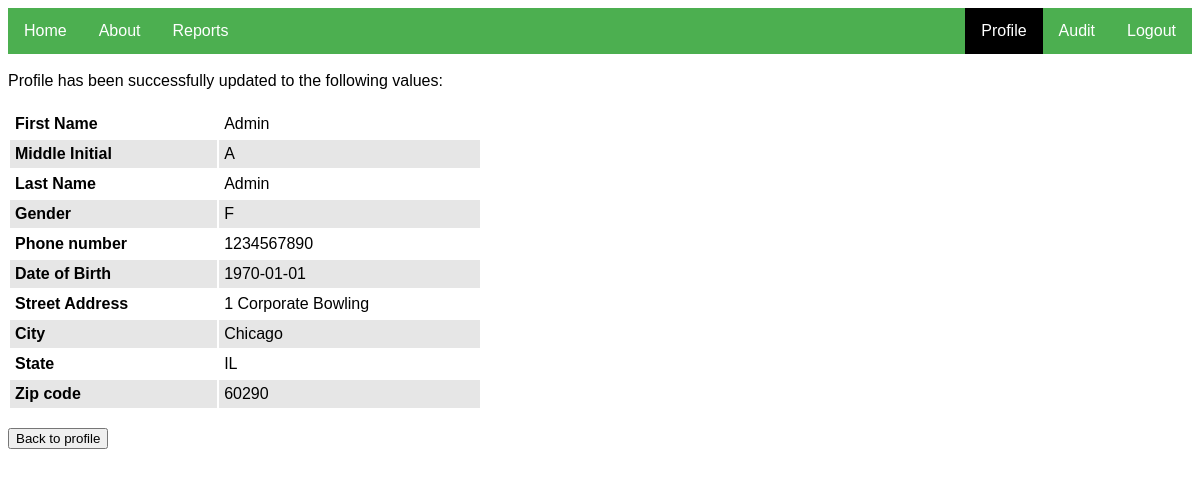
The page /runUpdateProfile.php (signed in) on the database its author committed.
### tables this page shows
CREATE TABLE Players (
  Player_ID           INT             PRIMARY KEY AUTO_INCREMENT,
  Gender              ENUM('F', 'M')  NOT NULL,
  Phone_Number        VARCHAR(15),
  Date_Joined         DATE,
  Date_Of_Birth       DATE            NOT NULL,
  Street_Address      VARCHAR(30)     NOT NULL,
  City                VARCHAR(30)     NOT NULL,
  State               VARCHAR(15)     NOT NULL,
  Zip_Code            INT             NOT NULL,
  First_Name          VARCHAR(30)     NOT NULL,
  Last_Name           VARCHAR(30)     NOT NULL,
  Middle_Initial      VARCHAR(1),
  Email               VARCHAR(30)     NOT NULL UNIQUE,
  Password            VARCHAR(256)    NOT NULL,
  Is_Admin            BOOLEAN         DEFAULT FALSE,
  Reset_Key           VARCHAR(100)    DEFAULT '',
  Date_Added          DATETIME,
  Last_Date_Modified  DATETIME
);

### public_html/databaseFunctions.php (called while the page is built, shortened)
<?php
function connectToDatabase()
{
    if ($GLOBALS['typeOfConnection'] == 'Remote') {
        $servername = "mydbinstance2.cnotb9fanxgq.us-west-2.rds.amazonaws.com:3306/bowling";
        $username = "bowlingdb";
        $password = "bowlingdb";
        $dbname = "bowling";
    } else {
        $servername = "localhost:3307";
        $username = "root";
        $password = "password";
        $dbname = "bowling";
    }
    return new mysqli($servername, $username, $password, $dbname);
}
?>

### public_html/runUpdateProfile.php (the view, shortened to what this page needs)
<?php
if (!isset($_SESSION["sess_user"])) {
    header("location:loginForm.php");
} else { ?>
    <!DOCTYPE html>
    <html lang="en">
    <head>
        <link rel="stylesheet" type="text/css" href="index.css">
        <link rel="stylesheet" type="text/css" href="update.css">
    </head>
    <body>
    <?php
    include 'menuBar.php';
    include 'databaseFunctions.php';
    function getColumnNames($tablename)
    {
        $conn = connectToDatabase();
        $queryAllColumns = "SELECT distinct Column_name FROM Information_schema.columns WHERE Table_name LIKE '$tablename';";
        $allColumns = $conn->query($queryAllColumns);
        $columnNames = array();
        if ($allColumns->num_rows > 0) {
            while ($row = $allColumns->fetch_assoc()) {
                array_push($columnNames, $row["Column_name"]);
            }
        } else {
            echo "0 results";
        }
        return $columnNames;
    }
    function generateUpdateQuery() {
        $username = $_SESSION['sess_user'];
        $columnNames = getColumnNames("Players");
        $updatedFields = array();
        $updatedFieldColumns = array();
        for($i = 0; $i < count($columnNames); $i++) {
            if(isset($_POST[$columnNames[$i]])) {
                $value = trim($_POST[$columnNames[$i]]);
                if($value != "") {
                    array_push($updatedFields, $_POST[$columnNames[$i]]);
                    array_push($updatedFieldColumns, $columnNames[$i]);
                }
            }
        }
        $query = "UPDATE players SET ";
        for($i = 0; $i < count($updatedFields); $i++) {
            $query .= "$updatedFieldColumns[$i] = " . "'" . $updatedFields[$i] . "'";
            if ($i + 1 < count($updatedFields)) {
                $query .= ", ";
            }
        }
        $query .= " WHERE Email = '$username'";
        return $query;
    }
    $conn = connectToDatabase();
    $query = generateUpdateQuery();
    if((mysqli_query($conn, $query) == TRUE)) {
        $username = $_SESSION['sess_user'];
        $query = "SELECT * FROM players WHERE Email = '$username';";
        $result = $conn->query($query);
        echo "<br> Profile has been successfully updated to the following values:<br><br>";
        echo "<table class='updated alternate'>";
        if ($result->num_rows != 0) {
            while ($row = $result->fetch_assoc()) {
                echo "<tr><td><b>First Name</b></td><td>" . $row['First_Name'] . "</td></tr>";
                echo "<tr><td><b>Middle Initial</b></td><td>" . $row['Middle_Initial'] . "</td></tr>";
                echo "<tr><td><b>Last Name</b></td><td>" . $row['Last_Name'] . "</td></tr>";
                echo "<tr><td><b>Gender</b></td><td>" . $row['Gender'] . "</td>";
                echo "<tr><td><b>Phone number</b></td><td>" . $row['Phone_Number'] . "</td></tr>";
                echo "<tr><td><b>Date of Birth</b></td><td>" . $row['Date_Of_Birth'] . "</td></tr>";
                echo "<tr><td><b>Street Address</b></td><td>" . $row['Street_Address'] . "</td></tr>";
                echo "<tr><td><b>City</b></td><td>" . $row['City'] . "</td></tr>";
                echo "<tr><td><b>State</b></td><td>" . $row['State'] . "</td></tr>";
                echo "<tr><td><b>Zip code</b></td><td>" . $row['Zip_Code'] . "</td></tr>";
            }
        }
        echo "</table>";
        echo "<br>";
        echo "<form action='loginSuccessful.php' method='post'>
                <input type='submit' value='Back to profile'>
            </form>";
    }
    else {
        $error = "Unable to update.\n\nError: " . $conn->error;
        $error = json_encode($error);
        echo "<script type='text/javascript'>alert($error); history.go(-1);</script>";
    }
    ?>
    </body>
    </html>
    <?php
}
?>

### public_html/index.css (style rules this page uses)
body { font-family: "Arial"; }

### public_html/update.css (style rules this page uses)
table.updated { width: 40%; }
table.alternate tr:nth-child(even) { background-color: #e6e6e6; }
th, td { padding: 5px; }

### rows shown on the page
players: First_Name "Admin", Middle_Initial "A", Last_Name "Admin", Gender "F", Phone_Number "1234567890", Date_Of_Birth "1970-01-01", Street_Address "1 Corporate Bowling", City "Chicago", State "IL", Zip_Code "60290"
